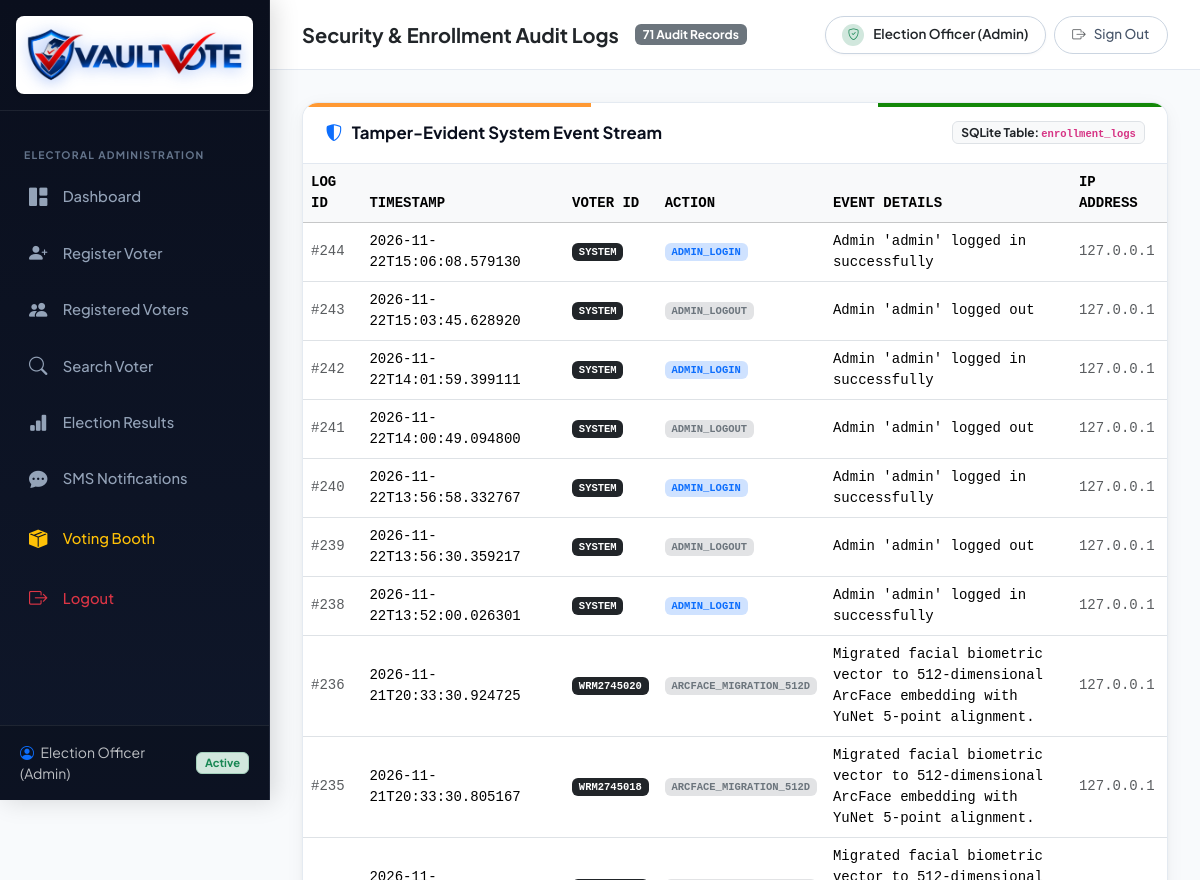
The app's page /logs (signed in, upper part), older data.
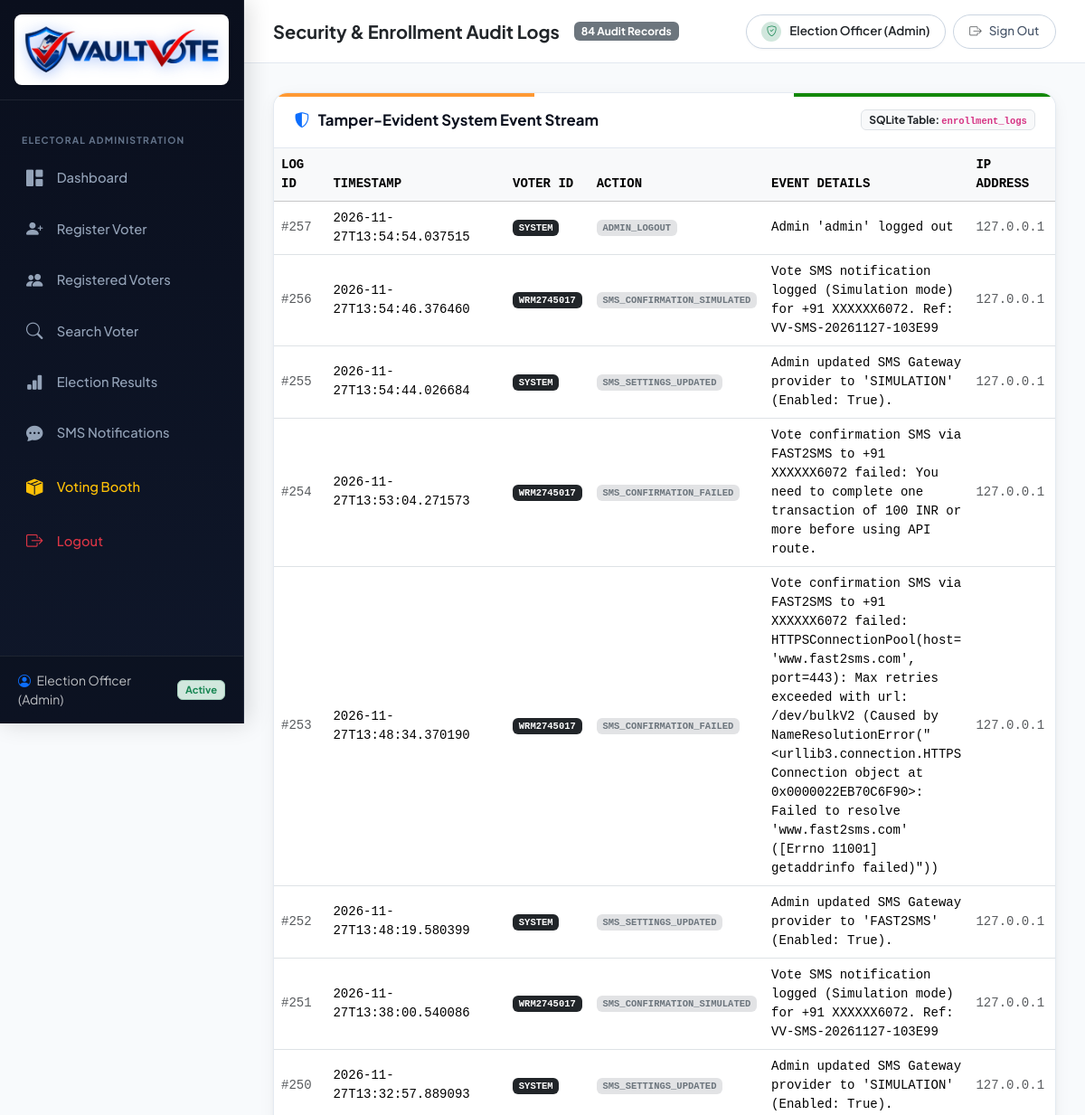
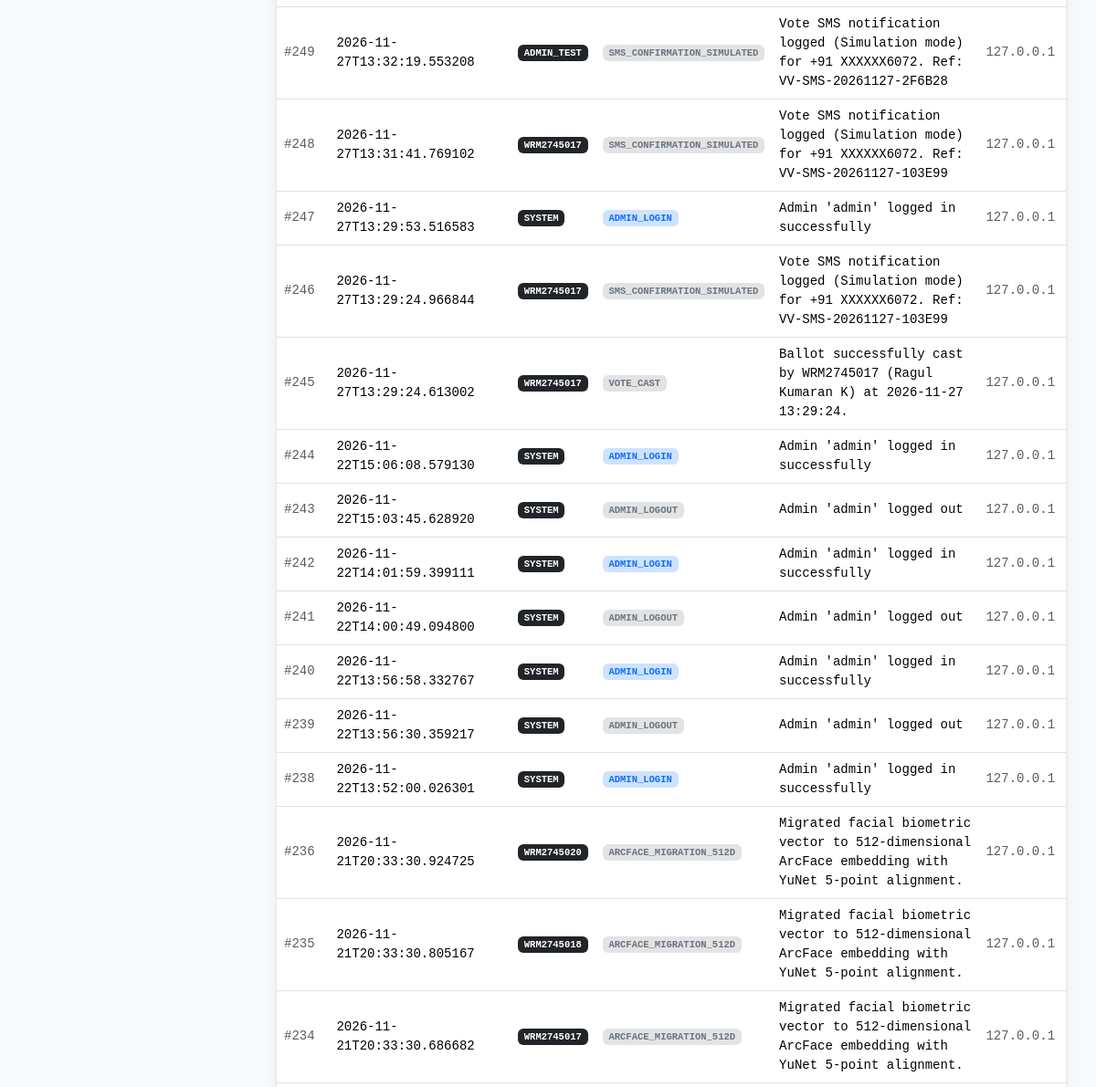
The same page, newer data (2 pictures, top to bottom).
### tables this page shows
CREATE TABLE enrollment_logs (
            id INTEGER PRIMARY KEY AUTOINCREMENT,
            voter_id TEXT,
            action TEXT NOT NULL,
            details TEXT,
            ip_address TEXT,
            timestamp TIMESTAMP DEFAULT CURRENT_TIMESTAMP
        );

### app.py (the view)
@app.route('/logs')
@admin_required
def audit_logs():
    conn = get_db_connection()
    logs = conn.execute('SELECT * FROM enrollment_logs ORDER BY id DESC LIMIT 100').fetchall()
    conn.close()
    return render_template('audit_logs.html', logs=[dict(l) for l in logs])

### app.py (called while the page is built)
def admin_required(f):
    @wraps(f)
    def decorated_function(*args, **kwargs):
        if not session.get('admin_logged_in'):
            flash("Authentication required. Please sign in as an Administrator.", "warning")
            return redirect(url_for('login'))
        return f(*args, **kwargs)
    return decorated_function

### database.py (called while the page is built)
def get_db_connection():
    conn = sqlite3.connect(config.DB_PATH, timeout=30.0)
    conn.row_factory = sqlite3.Row
    conn.execute("PRAGMA foreign_keys = ON")
    return conn

### templates/audit_logs.html (shortened to what this page needs)
{% extends "base.html" %}
{% block page_heading %}Security & Enrollment Audit Logs{% endblock %}
{% block page_subheading %}
  <span class="badge bg-secondary">{{ logs|length }} Audit Records</span>
{% endblock %}
{% block content %}
<div class="container-fluid px-0">
  <div class="vv-card">
    <div class="vv-card-header">
      <h5><i class="bi bi-shield-shaded text-primary"></i> Tamper-Evident System Event Stream</h5>
      <span class="badge bg-light text-dark border">SQLite Table: <code>enrollment_logs</code></span>
    </div>
    <div class="table-responsive">
      <table class="table table-hover align-middle mb-0 font-monospace small">
        <thead class="table-light text-secondary">
          <tr>
            <th>LOG ID</th>
            <th>TIMESTAMP</th>
            <th>VOTER ID</th>
            <th>ACTION</th>
            <th>EVENT DETAILS</th>
            <th>IP ADDRESS</th>
          </tr>
        </thead>
        <tbody>
          {% if logs %}
            {% for log in logs %}
              <tr>
                <td class="text-muted">#{{ log.id }}</td>
                <td>{{ log.timestamp }}</td>
                <td>
                  <span class="badge bg-dark">{{ log.voter_id }}</span>
                </td>
                <td>
                  <span class="badge {% if 'ENROLLED' in log.action or 'CARD' in log.action or 'QR' in log.action %}bg-success-subtle text-success{% elif 'LOGIN' in log.action %}bg-primary-subtle text-primary{% else %}bg-secondary-subtle text-secondary{% endif %}">
                    {{ log.action }}
                  </span>
                </td>
                <td class="font-sans-serif" style="max-width: 400px; word-break: break-word;">
                  {{ log.details }}
                </td>
                <td class="text-muted">{{ log.ip_address }}</td>
              </tr>
            {% endfor %}
          {% else %}
            <tr>
              <td colspan="6" class="text-center py-4 text-muted">
                No logs recorded yet.
              </td>
            </tr>
          {% endif %}
        </tbody>
      </table>
    </div>
  </div>
</div>
{% endblock %}

### templates/base.html (shortened to what this page needs)
<!DOCTYPE html>
<html lang="en">
<head>
  <link href="https://cdn.jsdelivr.net/npm/bootstrap@5.3.3/dist/css/bootstrap.min.css" rel="stylesheet">
  <link rel="stylesheet" href="https://cdn.jsdelivr.net/npm/bootstrap-icons@1.11.3/font/bootstrap-icons.min.css">
  <link rel="stylesheet" href="{{ url_for('static', filename='css/style.css') }}">
  <link rel="stylesheet" href="{{ url_for('static', filename='css/id_card.css') }}">
</head>
<body>
  <aside class="vv-sidebar vv-no-print">
    <div class="vv-sidebar-brand" style="padding: 1rem 1rem; border-bottom: 1px solid rgba(255,255,255,0.08);">
      <a href="{{ url_for('dashboard') }}"
        class="d-flex align-items-center justify-content-center w-100 p-2 bg-white rounded-3 shadow-sm text-decoration-none"
        style="min-height: 64px;">
        <img src="{{ url_for('static', filename='img/vaultvote_logo.png') }}" alt="VaultVote"
          style="height: 62px; width: 100%; object-fit: contain;">
      </a>
    </div>
    <nav class="vv-nav">
      <div class="vv-nav-heading">Electoral Administration</div>
      <a href="{{ url_for('dashboard') }}"
        class="vv-nav-link {% if request.endpoint == 'dashboard' %}active{% endif %}">
        <i class="bi bi-grid-1x2-fill"></i>
        <span>Dashboard</span>
      </a>
      <a href="{{ url_for('register_voter') }}"
        class="vv-nav-link {% if request.endpoint == 'register_voter' %}active{% endif %}">
        <i class="bi bi-person-plus-fill"></i>
        <span>Register Voter</span>
      </a>
      <a href="{{ url_for('registered_voters') }}"
        class="vv-nav-link {% if request.endpoint == 'registered_voters' %}active{% endif %}">
        <i class="bi bi-people-fill"></i>
        <span>Registered Voters</span>
      </a>
      <a href="{{ url_for('search_voter') }}"
        class="vv-nav-link {% if request.endpoint == 'search_voter' %}active{% endif %}">
        <i class="bi bi-search"></i>
        <span>Search Voter</span>
      </a>
      <a href="{{ url_for('election_results') }}"
        class="vv-nav-link {% if request.endpoint == 'election_results' %}active{% endif %}">
        <i class="bi bi-bar-chart-fill"></i>
        <span>Election Results</span>
      </a>
      <a href="{{ url_for('sms_notifications') }}"
        class="vv-nav-link {% if request.endpoint == 'sms_notifications' %}active{% endif %}">
        <i class="bi bi-chat-dots-fill"></i>
        <span>SMS Notifications</span>
      </a>
      <a href="{{ url_for('voting_portal') }}" class="vv-nav-link text-warning mt-2" title="Open Public Voting Booth">
        <i class="bi bi-box-seam-fill"></i>
        <span>Voting Booth</span>
      </a>
      <a href="{{ url_for('logout') }}" class="vv-nav-link text-danger mt-2">
        <i class="bi bi-box-arrow-right"></i>
        <span>Logout</span>
      </a>
    </nav>
    <div class="vv-sidebar-footer">
      <div class="d-flex align-items-center justify-content-between">
        <div class="small text-light text-opacity-75">
          <i class="bi bi-person-circle me-1 text-primary"></i> {{ session.get('admin_name', 'Administrator') }}
        </div>
        <span class="badge bg-success-subtle text-success border border-success-subtle px-2 py-1"
          style="font-size: 0.7rem;">
          Active
        </span>
      </div>
    </div>
  </aside>
  <div class="vv-main-wrapper">
    <header class="vv-topbar vv-no-print">
      <div class="d-flex align-items-center gap-3">
        <h5 class="mb-0 fw-bold text-dark">
          {% block page_heading %}Admin Portal{% endblock %}
        </h5>
        {% block page_subheading %}{% endblock %}
      </div>
      <div class="d-flex align-items-center gap-2">
        <div class="d-flex align-items-center gap-2">
          <div class="d-none d-md-flex vv-topbar-chip">
            <span class="d-flex align-items-center justify-content-center rounded-circle bg-success-subtle text-success"
              style="width: 22px; height: 22px; font-size: 0.72rem;">
              <i class="bi bi-shield-check"></i>
            </span>
            <span class="fw-semibold text-dark">{{ session.get('admin_name', 'Administrator') }}</span>
          </div>
          <a href="{{ url_for('logout') }}" class="vv-topbar-secondary" title="Sign Out">
            <i class="bi bi-box-arrow-right text-muted"></i>
            <span class="d-none d-sm-inline">Sign Out</span>
          </a>
        </div>
      </div>
    </header>
    <main class="vv-page-content">
      {% block content %}{% endblock %}
    </main>
  </div>
</body>
</html>

### static/css/style.css (style rules this page uses)
:root { --vv-navy-900: #0a0f1d; --vv-navy-800: #0f172a; --vv-navy-700: #1e293b; --vv-navy-600: #334155; --vv-blue: #2563eb; --vv-blue-light: #3b82f6; --vv-emerald: #10b981; --vv-emerald-dark: #059669; --vv-emerald-glow: rgba(16, 185, 129, 0.35); --vv-gold: #f59e0b; --vv-gold-light: #fbbf24; --vv-danger: #ef4444; --vv-bg-light: #f8fafc; --vv-card-border: #e2e8f0; --vv-sidebar-width: 270px; }
body { font-family: 'Plus Jakarta Sans', 'Inter', -apple-system, BlinkMacSystemFont, 'Segoe UI', Roboto, Helvetica, Arial, sans-serif; background-color: var(--vv-bg-light); color: #1e293b; min-height: 100vh; margin: 0; overflow-x: hidden; }
.vv-sidebar { width: var(--vv-sidebar-width); background: linear-gradient(180deg, var(--vv-navy-900) 0%, var(--vv-navy-800) 100%); color: #f8fafc; min-height: 100vh; position: fixed; top: 0; left: 0; z-index: 1030; display: flex; flex-direction: column; border-right: 1px solid rgba(255, 255, 255, 0.08); box-shadow: 4px 0 24px rgba(0, 0, 0, 0.15); }
.vv-sidebar-brand { padding: 1.5rem 1.25rem; display: flex; align-items: center; gap: 0.85rem; border-bottom: 1px solid rgba(255, 255, 255, 0.08); }
.vv-sidebar-brand img { width: 44px; height: 44px; filter: drop-shadow(0 2px 8px rgba(37, 99, 235, 0.4)); }
.vv-nav { padding: 1.25rem 0.75rem; flex-grow: 1; }
.vv-nav-heading { font-size: 0.65rem; font-weight: 700; text-transform: uppercase; letter-spacing: 1.2px; color: #64748b; padding: 0.5rem 0.75rem; margin-top: 0.5rem; }
.vv-nav-link { display: flex; align-items: center; gap: 0.85rem; padding: 0.75rem 0.95rem; color: #94a3b8; font-weight: 500; font-size: 0.92rem; border-radius: 8px; text-decoration: none; transition: all 0.2s ease-in-out; margin-bottom: 0.3rem; }
.vv-nav-link i { font-size: 1.15rem; width: 22px; text-align: center; }
.vv-sidebar-footer { padding: 1rem 1.25rem; border-top: 1px solid rgba(255, 255, 255, 0.08); background: rgba(0, 0, 0, 0.2); }
.vv-main-wrapper { margin-left: var(--vv-sidebar-width); min-height: 100vh; display: flex; flex-direction: column; }
.vv-topbar { height: 70px; background-color: #ffffff; border-bottom: 1px solid var(--vv-card-border); display: flex; align-items: center; justify-content: space-between; padding: 0 2rem; position: sticky; top: 0; z-index: 1020; }
.vv-page-content { padding: 2rem; flex-grow: 1; }
.vv-card { background: #ffffff; border-radius: 16px; border: 1px solid rgba(226, 232, 240, 0.9); box-shadow: 0 4px 20px -2px rgba(15, 23, 42, 0.06), 0 2px 6px -1px rgba(15, 23, 42, 0.04); overflow: hidden; margin-bottom: 1.75rem; position: relative; }
.vv-card::before { content: ""; position: absolute; top: 0; left: 0; right: 0; height: 4px; background: linear-gradient(90deg, #ff9933 0%, #ff9933 33.3%, #ffffff 33.3%, #ffffff 66.6%, #138808 66.6%, #138808 100%); z-index: 5; }
.vv-card-header { padding: 1.15rem 1.4rem; border-bottom: 1px solid var(--vv-card-border); background: #ffffff; display: flex; align-items: center; justify-content: space-between; }
.vv-card-header h5 { font-weight: 700; font-size: 1.05rem; color: var(--vv-navy-900); margin: 0; display: flex; align-items: center; gap: 0.6rem; }
.vv-topbar-chip { height: 38px; border-radius: 50rem; padding: 0 1rem; display: inline-flex; align-items: center; justify-content: center; gap: 0.55rem; font-size: 0.84rem; background: #ffffff; border: 1px solid #cbd5e1; color: #1e293b; box-shadow: 0 1px 3px rgba(15, 23, 42, 0.04); white-space: nowrap; box-sizing: border-box; }
.vv-topbar-secondary { height: 38px; border-radius: 50rem; padding: 0 1.1rem; display: inline-flex; align-items: center; justify-content: center; gap: 0.5rem; font-size: 0.84rem; font-weight: 500; background: #ffffff; border: 1px solid #cbd5e1; color: #475569 !important; text-decoration: none !important; white-space: nowrap; transition: all 0.2s ease; box-sizing: border-box; }

Row changes from the older to the newer data that the page shows:
added enrollment_logs: id "257", timestamp "2026-11-27T13:54:54.037515", voter_id "SYSTEM", action "ADMIN_LOGOUT", details "Admin 'admin' logged out", ip_address "127.0.0.1"
added enrollment_logs: id "256", timestamp "2026-11-27T13:54:46.376460", voter_id "WRM2745017", action "SMS_CONFIRMATION_SIMULATED", details "Vote SMS notification logged (Simulation mode) for +91 XXXXXX6072. Ref: VV-SMS-20261127-103E99", ip_address "127.0.0.1"
added enrollment_logs: id "255", timestamp "2026-11-27T13:54:44.026684", voter_id "SYSTEM", action "SMS_SETTINGS_UPDATED", details "Admin updated SMS Gateway provider to 'SIMULATION' (Enabled: True).", ip_address "127.0.0.1"
added enrollment_logs: id "254", timestamp "2026-11-27T13:53:04.271573", voter_id "WRM2745017", action "SMS_CONFIRMATION_FAILED", details "Vote confirmation SMS via FAST2SMS to +91 XXXXXX6072 failed: You need to complete one transaction of 100 INR or more before using API route.", ip_address "127.0.0.1"
added enrollment_logs: id "253", timestamp "2026-11-27T13:48:34.370190", voter_id "WRM2745017", action "SMS_CONFIRMATION_FAILED", details "Vote confirmation SMS via FAST2SMS to +91 XXXXXX6072 failed: HTTPSConnectionPool(host='www.fast2sms.com', port=443): Max retries exceeded with url: /dev/bulkV2 (Caused by NameResolutionError(\"<urllib3.connection.HTTPSConnection object at 0x0000022EB70C6F90>: Failed to resolve 'www.fast2sms.com' ([Errno 11001] getaddrinfo failed)\"))", ip_address "127.0.0.1"
added enrollment_logs: id "252", timestamp "2026-11-27T13:48:19.580399", voter_id "SYSTEM", action "SMS_SETTINGS_UPDATED", details "Admin updated SMS Gateway provider to 'FAST2SMS' (Enabled: True).", ip_address "127.0.0.1"
added enrollment_logs: id "251", timestamp "2026-11-27T13:38:00.540086", voter_id "WRM2745017", action "SMS_CONFIRMATION_SIMULATED", details "Vote SMS notification logged (Simulation mode) for +91 XXXXXX6072. Ref: VV-SMS-20261127-103E99", ip_address "127.0.0.1"
added enrollment_logs: id "250", timestamp "2026-11-27T13:32:57.889093", voter_id "SYSTEM", action "SMS_SETTINGS_UPDATED", details "Admin updated SMS Gateway provider to 'SIMULATION' (Enabled: True).", ip_address "127.0.0.1"
added enrollment_logs: id "249", timestamp "2026-11-27T13:32:19.553208", voter_id "ADMIN_TEST", action "SMS_CONFIRMATION_SIMULATED", details "Vote SMS notification logged (Simulation mode) for +91 XXXXXX6072. Ref: VV-SMS-20261127-2F6B28", ip_address "127.0.0.1"
added enrollment_logs: id "248", timestamp "2026-11-27T13:31:41.769102", voter_id "WRM2745017", action "SMS_CONFIRMATION_SIMULATED", details "Vote SMS notification logged (Simulation mode) for +91 XXXXXX6072. Ref: VV-SMS-20261127-103E99", ip_address "127.0.0.1"
added enrollment_logs: id "247", timestamp "2026-11-27T13:29:53.516583", voter_id "SYSTEM", action "ADMIN_LOGIN", details "Admin 'admin' logged in successfully", ip_address "127.0.0.1"
added enrollment_logs: id "246", timestamp "2026-11-27T13:29:24.966844", voter_id "WRM2745017", action "SMS_CONFIRMATION_SIMULATED", details "Vote SMS notification logged (Simulation mode) for +91 XXXXXX6072. Ref: VV-SMS-20261127-103E99", ip_address "127.0.0.1"
added enrollment_logs: id "245", timestamp "2026-11-27T13:29:24.613002", voter_id "WRM2745017", action "VOTE_CAST", details "Ballot successfully cast by WRM2745017 (Ragul Kumaran K) at 2026-11-27 13:29:24.", ip_address "127.0.0.1"
now on this page (row unchanged): enrollment_logs: id "234", timestamp "2026-11-21T20:33:30.686682", voter_id "WRM2745017", action "ARCFACE_MIGRATION_512D", details "Migrated facial biometric vector to 512-dimensional ArcFace embedding with YuNet 5-point alignment.", ip_address "127.0.0.1"
Text that changed along with them:
{{ logs|length }}: "71" → "84"
